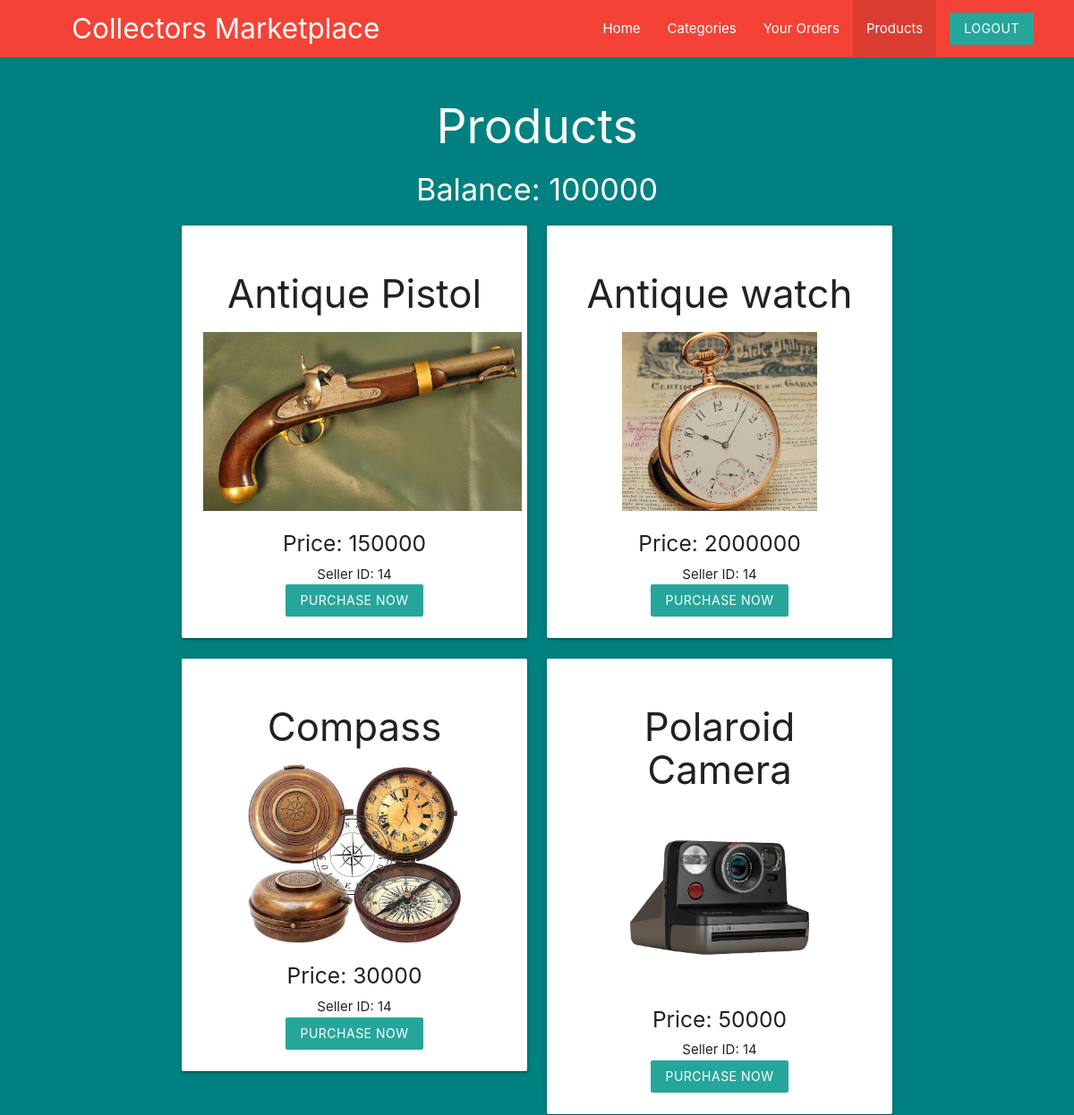
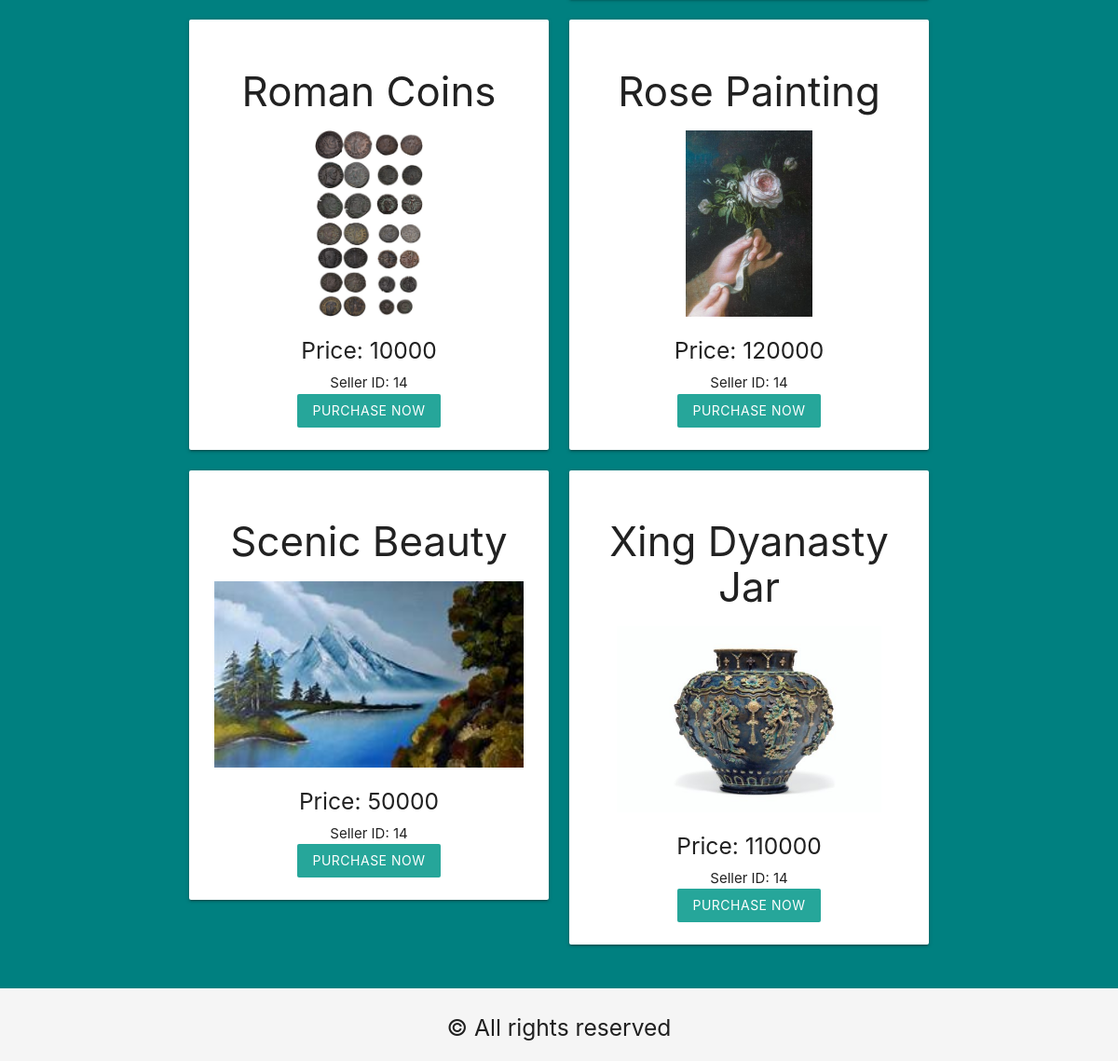
Screenshot of /user/All_products.php (signed in) with the database file from the repository (2 pictures, top to bottom).
### tables this page shows
CREATE TABLE `customers` (
  `cust_id` int(5) NOT NULL,
  `cust_username` varchar(50) NOT NULL,
  `cust_pass` int(11) NOT NULL,
  `cust_name` varchar(20) NOT NULL,
  `cust_addr` text NOT NULL,
  `cust_email` varchar(50) NOT NULL,
  `cust_image` varchar(255) NOT NULL,
  `cust_phone` bigint(10) NOT NULL,
  `cust_balance` int(5) NOT NULL
);

CREATE TABLE `product` (
  `product_id` int(5) NOT NULL,
  `cat_id` int(11) NOT NULL DEFAULT 404,
  `seller_id` int(11) NOT NULL,
  `product_name` varchar(50) NOT NULL,
  `product_price` int(11) NOT NULL,
  `product_img` varchar(255) NOT NULL,
  `timestamp_add` timestamp NOT NULL DEFAULT current_timestamp(),
  `status` int(1) NOT NULL DEFAULT 1,
  `product_desc` text NOT NULL
);

### user/All_products.php (the view, shortened to what this page needs)
<?php
    include("../templates/database_conn.php");
    $uid=$_SESSION['USER_ID'];
    $he='';
    $sql1="SELECT * FROM `customers` WHERE cust_id ='$uid'";
    $res=mysqli_query($con,$sql1);
    $urow = mysqli_fetch_array($res, MYSQLI_ASSOC);
    if(isset($_GET['cat_id'])){
        $c=$_GET['cat_id'];
        $sql= "SELECT * FROM `product` WHERE `cat_id`='$c' and `status`=1 ORDER BY `product_name` asc ";
        $res=mysqli_query($con,$sql);
        $prods=mysqli_fetch_all($res,MYSQLI_ASSOC);
        $sql1="SELECT `cat_name` from `category` where `cat_id`='$c' and `cat_status`=1";
        $res1=mysqli_query($con,$sql1);
        $prods1=mysqli_fetch_array($res1,MYSQLI_ASSOC);
        $count=mysqli_num_rows($res1);
        if($count<1){
            header("location:user_categories.php");
        }
        else{
            $he ="in ".$prods1['cat_name']." category";
        }
    }
    else{
        $sql= "SELECT * FROM `product` WHERE `status`=1 ORDER BY `product_name` asc ";
        $res=mysqli_query($con,$sql);
        $prods=mysqli_fetch_all($res,MYSQLI_ASSOC);
    }
?><!DOCTYPE html>
<html lang="en">
<head>
    <link rel="stylesheet" href="../templates/stylesheet.css">
    <link rel="stylesheet" href="https://cdnjs.cloudflare.com/ajax/libs/materialize/1.0.0/css/materialize.min.css">
</head>
<body class="grey lighten-4" >
<nav class="red z-depth-0" style="padding-right: 30px;padding-left: 80px;">
		<div>
			<a href="user_home.php" class="brand-logo brand-text hide-on-med-and-down">Collectors Marketplace</a>
            <ul id="nav-mobile" class="right">
                <li ><a href="user_home.php">Home</a></li>
                <li ><a href="user_categories.php">Categories</a></li>
                <li ><a href="user_orders.php">Your Orders</a></li>
                <li class="active"><a href="All_products.php">Products</a></li>
				<li><a href="user_logout.php" class="btn brand z-depth-0">Logout</a></li>
		    </ul>
		</div>
</nav>
<div class="blackbgbg">
<div class="container">
    <section>
    <div class="row">
    <h2 class="white-text" style="text-align:center;">Products <?php echo $he ;?></h2>
    <h4 class="white-text center">Balance: <?php echo $urow['cust_balance'];?></h4>
        <?php foreach($prods as $p){ ?>
            <div class="col s6 md3">
  				    <div class="card">
                      <center>
                        <div class="card-content">
                          <h3><?php print_r($p['product_name']); ?></h3>
                          <div>
                          <img src="<?php echo $p['product_img'];?>" height=200px>
                          <br>
                          <h5>Price: <?php echo $p['product_price'];?></h5>
                          <h7>Seller ID: <?php echo $p['seller_id'];?></h7>
                          <br>
                          <a href="purchase.php?product_id=<?php echo $p['product_id']; ?>" class="btn brand z-depth-0">Purchase Now</a>
                          </div>
                        </div>
                        </center>
                    </div>
            </div>
        <?php } ?>
    </div>
    </section>
</div>
</div>
<section class="footer">
        <div class="container textcenter">
            <h5>© All rights reserved<br>
        </div>
</section>

### templates/stylesheet.css (style rules this page uses)
.container { width: 80%; margin: 0 auto; border: none; padding: 1%; }
.textcenter { text-align: center; }
.blackbgbg { background-color: teal; }

### rows the page displays
customers: cust_balance "100000"
product: value "Antique Pistol", product_img (placeholder picture), product_price "150000", seller "14"
product: value "Antique watch", product_img (picture), product_price "2000000", seller "14"
product: value "Compass", product_img (picture), product_price "30000", seller "14"
product: value "Polaroid Camera", product_img (picture), product_price "50000", seller "14"
product: value "Roman Coins", product_img (picture), product_price "10000", seller "14"
product: value "Rose Painting", product_img (picture), product_price "120000", seller "14"
product: value "Scenic Beauty", product_img (picture), product_price "50000", seller "14"
product: value "Xing Dyanasty Jar", product_img (picture), product_price "110000", seller "14"
